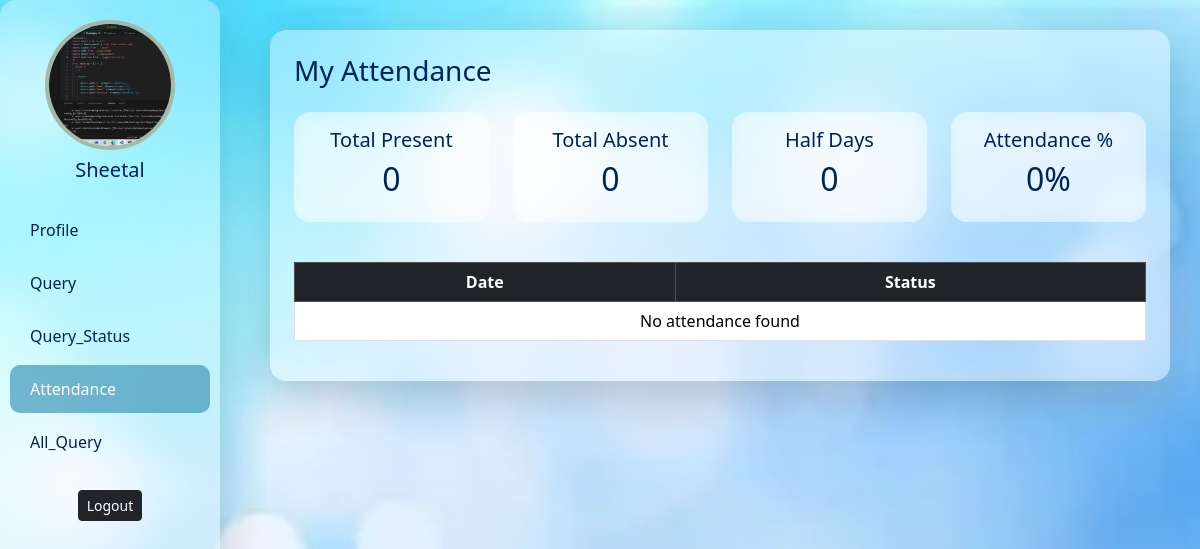
The app's page /my_attendance/ (signed in), older data.
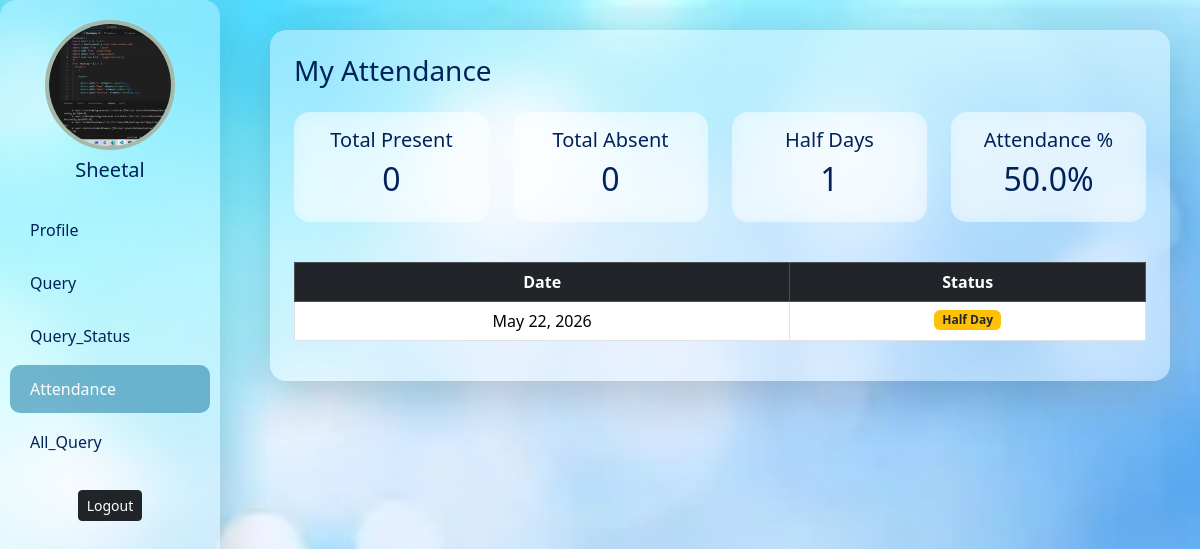
The same page, newer data.
### app/models.py (models this page shows, shortened)
class Attendance(models.Model):
    STATUS_CHOICES = (
        ('Present', 'Present'),
        ('Absent', 'Absent'),
        ('Half Day', 'Half Day'),
    )
    employee = models.ForeignKey(AddEmployee, on_delete=models.CASCADE)
    date = models.DateField(default=date.today)
    status = models.CharField(max_length=20, choices=STATUS_CHOICES)
    check_in_time = models.TimeField(
    null=True,
    blank=True
)
    late_fine = models.IntegerField(default=0)
    final_salary = models.FloatField(default=0)
    class Meta:
        unique_together = ('employee', 'date')

### app/views.py (the view)
# urls.py: path('my_attendance/', my_attendance, name='my_attendance'),
def my_attendance(request):
    if 'user_id' not in request.session:
        return redirect('login')
    user_id = request.session.get('user_id')
    userdata = new.objects.get(id=user_id)
    attendance = Attendance.objects.filter(
        employee__email=userdata.email
    ).order_by('-date')
    total_present = attendance.filter(
        status='Present'
    ).count()
    total_absent = attendance.filter(
        status='Absent'
    ).count()
    total_half = attendance.filter(
        status='Half Day'
    ).count()
    total = attendance.count()
    percentage = 0
    if total > 0:
        percentage = (
            (total_present + (total_half * 0.5))
            / total
        ) * 100
    context = {
        'data': userdata,
        'my_attendance': True,
        'attendance': attendance,
        'total_present': total_present,
        'total_absent': total_absent,
        'total_half': total_half,
        'percentage': round(percentage, 2),
        'section': 'attendance'
    }
    return render(
        request,
        'userdashboard.html',
        context
    )

### app/templates/userdashboard.html (shortened to what this page needs)
{% block contant %}
<!DOCTYPE html>
<html lang="en">
<head>
    <link href="https://cdn.jsdelivr.net/npm/bootstrap@5.3.2/dist/css/bootstrap.min.css" rel="stylesheet">
</head>
<body>
    <div class="sidebar glass shadow-lg">
        <div class="text-center mb-4">
            {% if data.image %}
            <img src="{{ data.image.url }}" class="profile-img mb-2">
            {% else %}
            <div class="profile-img mb-2 d-block mx-auto" style="background-color:#ffff;"></div>
            {% endif %}
            <h5>{{ data.name }}</h5>
        </div>
        <a href="{% url 'profile' %}" class="{% if section == 'profile' %}active{% endif %}">
            Profile
        </a>
        <a href="{% url 'query' %}" class="{% if section == 'query' %}active{% endif %}">
            Query
        </a>
        <a href="{% url 'query_status' %}" class="{% if section == 'query_status' %}active{% endif %}">
            Query_Status
        </a>
        <a href="{% url 'my_attendance' %}"
   class="{% if section == 'attendance' %}active{% endif %}">
    Attendance
</a>
        <a href="{% url 'all_query' %}" class="{% if section == 'all-query' %}active{% endif %}">
            All_Query
        </a>
        <form method="post" action="{% url 'logout' %}" class="mt-4 text-center">
            <button class="btn btn-dark btn-sm">Logout</button>
        </form>
    </div>
    <div class="main-content">
{% if my_attendance %}
<div id="attendance" class="section">
    <div class="glass shadow-lg p-4">
        <h3 class="mb-4">
            My Attendance
        </h3>
        <div class="row text-center mb-4">
            <div class="col-md-3 mb-3">
                <div class="glass p-3">
                    <h5>Total Present</h5>
                    <h2>{{ total_present }}</h2>
                </div>
            </div>
            <div class="col-md-3 mb-3">
                <div class="glass p-3">
                    <h5>Total Absent</h5>
                    <h2>{{ total_absent }}</h2>
                </div>
            </div>
            <div class="col-md-3 mb-3">
                <div class="glass p-3">
                    <h5>Half Days</h5>
                    <h2>{{ total_half }}</h2>
                </div>
            </div>
            <div class="col-md-3 mb-3">
                <div class="glass p-3">
                    <h5>Attendance %</h5>
                    <h2>{{ percentage }}%</h2>
                </div>
            </div>
        </div>
        <table class="table table-bordered table-hover text-center">
            <thead class="table-dark">
                <tr>
                    <th>Date</th>
                    <th>Status</th>
                </tr>
            </thead>
            <tbody>
                {% for i in attendance %}
                <tr>
                    <td>{{ i.date }}</td>
                    <td>
                        {% if i.status == "Present" %}
                            <span class="badge bg-success">
                                Present
                            </span>
                        {% elif i.status == "Absent" %}
                            <span class="badge bg-danger">
                                Absent
                            </span>
                        {% else %}
                            <span class="badge bg-warning text-dark">
                                Half Day
                            </span>
                        {% endif %}
                    </td>
                </tr>
                {% empty %}
                <tr>
                    <td colspan="2">
                        No attendance found
                    </td>
                </tr>
                {% endfor %}
            </tbody>
        </table>
    </div>
</div>
{% endif %}
    </div>
</body>
</html>
{% endblock contant %}

Row changes from the older to the newer data that the page shows:
added Attendance: date "May 22, 2026", status "Half Day"
Text that changed along with them:
{{ total_half }}: "0" → "1"
{{ percentage }}: "0" → "50.0"
text no longer shown: "No attendance found"
